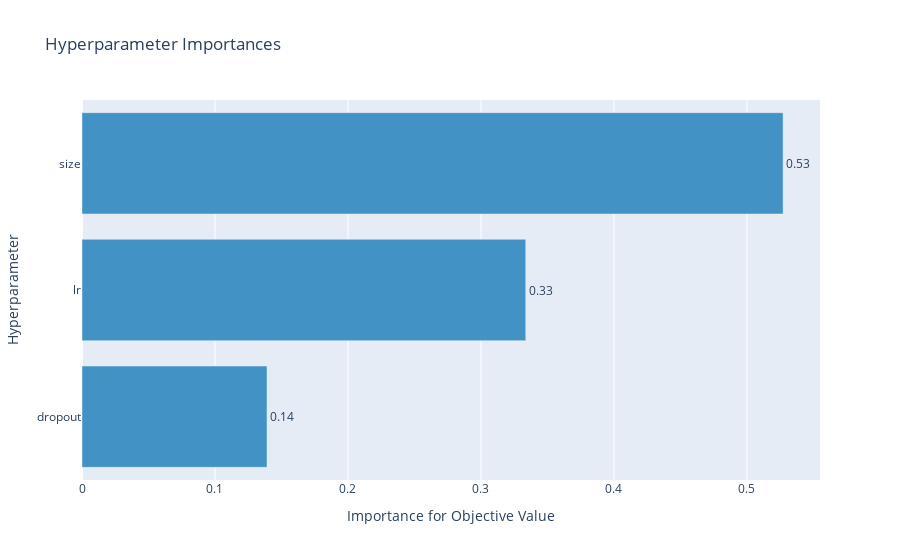

The notebook cell saved with this chart:
### Code cell
plot_param_importances(study)

### Figure 1 — Plotly figure (JSON) as saved in the notebook; plotly's stock layout.template omitted (floating-point values rounded to 4 significant figures)
{"data": [{"cliponaxis": false, "hovertemplate": ["dropout (UniformDistribution): 0.13911762707731248<extra></extra>", "lr (LogUniformDistribution): 0.3336868718392873<extra></extra>", "size (CategoricalDistribution): 0.5271955010834003<extra></extra>"], "marker": {"color": "rgb(66,146,198)"}, "orientation": "h", "text": ["0.13911762707731248", "0.3336868718392873", "0.5271955010834003"], "textposition": "outside", "texttemplate": "%{text:.2f}", "type": "bar", "x": [0.1391, 0.3337, 0.5272], "y": ["dropout", "lr", "size"]}], "layout": {"autosize": true, "showlegend": false, "title": {"text": "Hyperparameter Importances"}, "xaxis": {"autorange": true, "range": [0, 0.5549], "title": {"text": "Importance for Objective Value"}, "type": "linear"}, "yaxis": {"autorange": true, "range": [-0.5, 2.5], "title": {"text": "Hyperparameter"}, "type": "category"}}}
